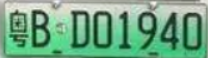
#> input picture IndustrialManufacturing/Review/images/car_plate.png, 208 x 58 px
$ python SplitCharacter.py
#> lines starting #> are read from the running program, lines starting #| are printed output that depends on the picture; after the words box and inside, x2 and y2 are one past the last pixel; in counts of white or black regions, pixels touching at a corner belong together
import cv2
from matplotlib import pyplot as plt

## 根据每行和每列的黑色和白色像素数进行图片分割。

# 1、读取图像，并把图像转换为灰度图像并显示
img_ = cv2.imread('./images/car_plate.png')  # 读取图片
#> img_ is the input picture: shape (58, 208, 3); mean B, G, R 132.1, 167.1, 112.7
img_gray = cv2.cvtColor(img_, cv2.COLOR_BGR2GRAY)  # 转换了灰度化
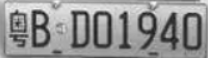
#> img_gray: shape (58, 208); min 25, max 244, mean 146.8
cv2.imshow('gray', img_gray)  # 显示图片
cv2.waitKey(0)

# 2、将灰度图像二值化，设定阈值是100
ret, img_thre = cv2.threshold(img_gray, 100, 255, cv2.THRESH_BINARY_INV)
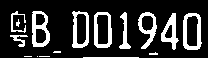
#> img_thre: shape (58, 208); 19.5% white; 16 white regions (6 under 20 px), largest, box (x1, y1, x2, y2) and area: (32, 11, 50, 47) 344, (183, 13, 202, 50) 339, (94, 12, 112, 48) 310
cv2.imshow('white_black image', img_thre)  # 显示图片
cv2.waitKey(0)

# 4、分割字符
white = []  # 记录每一列的白色像素总和
black = []  # ..........黑色.......
height = img_thre.shape[0]
#> height = 58
width = img_thre.shape[1]
#> width = 208
white_max = 0
black_max = 0
# 计算每一列的黑白色像素总和
for i in range(width):
    s = 0  # 这一列白色总数
    t = 0  # 这一列黑色总数
    for j in range(height):
        if img_thre[j][i] == 255:
            s += 1
        if img_thre[j][i] == 0:
            t += 1
    white_max = max(white_max, s)
    black_max = max(black_max, t)
    white.append(s)
    black.append(t)
    # print(s)
    # print(t)

arg = False  # False表示白底黑字；True表示黑底白字
if black_max > white_max:
    arg = True

# 分割图像
def find_end(start_):
    end_ = start_ + 1
    for m in range(start_ + 1, width - 1):
        if (black[m] if arg else white[m]) > (0.95 * black_max if arg else 0.95 * white_max):  # 0.95这个参数请多调整，对应下面的0.05（针对像素分布调节）
            end_ = m
            break
    return end_

n = 1
start = 1
end = 2
word = []
while n < width - 2:
    n += 1
    if (white[n] if arg else black[n]) > (0.05 * white_max if arg else 0.05 * black_max):
        # 上面这些判断用来辨别是白底黑字还是黑底白字
        # 0.05这个参数请多调整，对应上面的0.95
        start = n
        end = find_end(start)
        n = end
        if end - start > 5:
            cj = img_[1:height, start:end]
            cj = cv2.resize(cj, (15, 30))
            word.append(cj)
#> after the loop, end = 201; n = 206; start = 183; word = 8 items

print(len(word))
#| 8
for i,j in enumerate(word):
    plt.subplot(1,8,i+1)
    plt.imshow(word[i],cmap='gray')
#> this loop made 8 passes
plt.show()
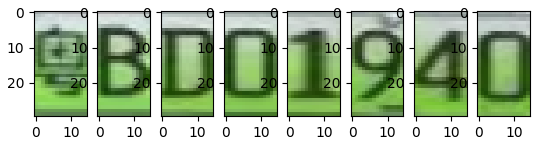
#> figure drawn by matplotlib, 8 panels
